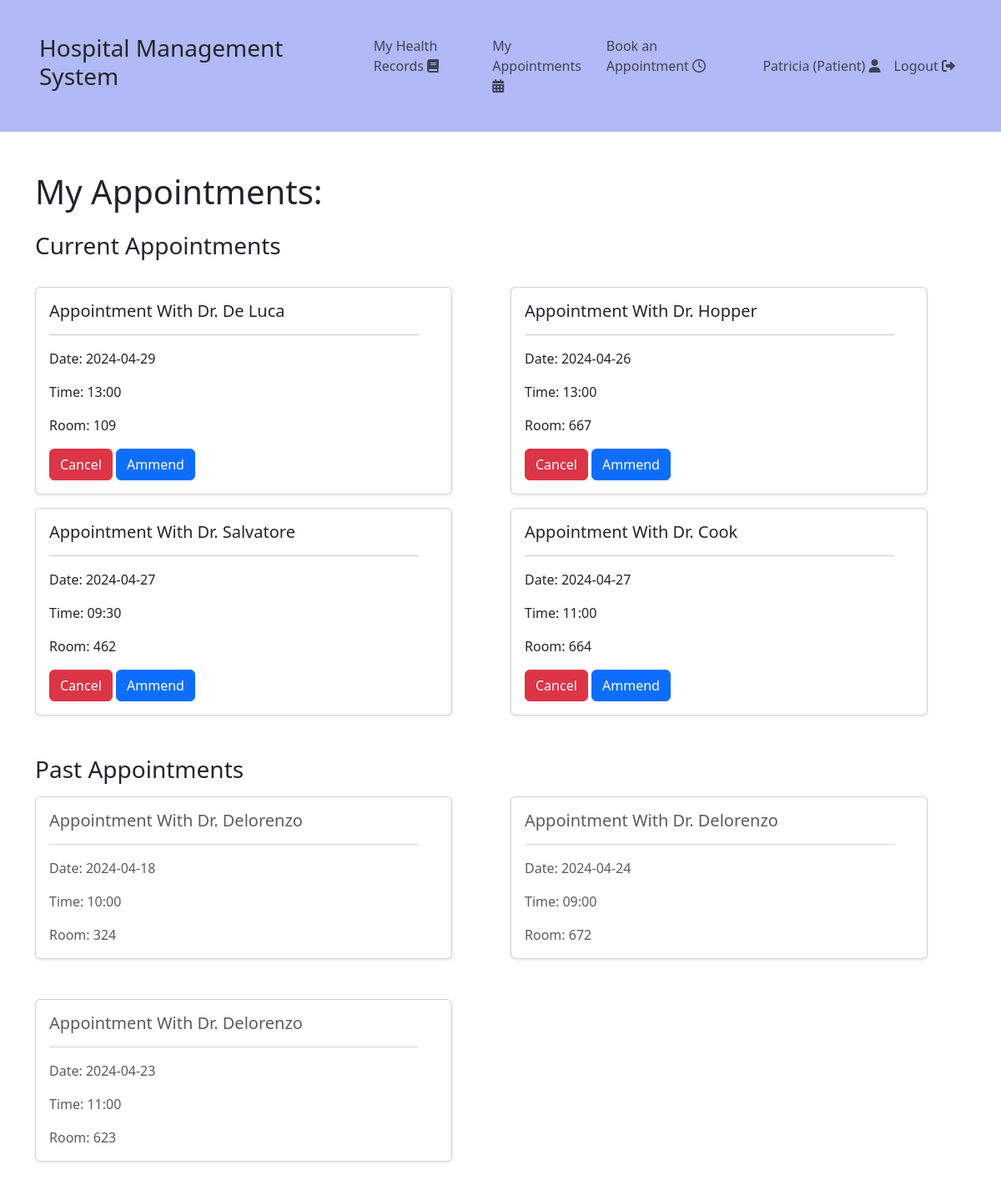
The page /myAppointments.php (signed in) on the database its author committed.
### tables this page shows
CREATE TABLE "appointment" (
    "appointmentID" INTEGER PRIMARY KEY AUTOINCREMENT,
    "patientID" INTEGER NOT NULL,
    "appointmentDate" TEXT NOT NULL,
    "appointmentTime" TEXT NOT NULL,
    "docLastName" TEXT NOT NULL,
    "roomNum" INTEGER NOT NULL
, isCheckedIn BOOLEAN NOT NULL DEFAULT 0);

### myAppointments.php (the view, shortened to what this page needs)
<?php
include_once 'db_conn.php';
$patientID = $_SESSION['patientID'];
$stmt_current = $db->prepare("SELECT * FROM appointment WHERE patientID = ? AND appointmentDate >= date('now')");
$stmt_current->bindValue(1, $patientID, SQLITE3_INTEGER);
$result_current = $stmt_current->execute();
$stmt_past = $db->prepare("SELECT * FROM appointment WHERE patientID = ? AND appointmentDate < date('now')");
$stmt_past->bindValue(1, $patientID, SQLITE3_INTEGER);
$result_past = $stmt_past->execute();
?>
<!DOCTYPE html>
<html lang="en">
<head>
    <link href="https://cdn.jsdelivr.net/npm/bootstrap@5.3.2/dist/css/bootstrap.min.css" rel="stylesheet">
    <link rel="stylesheet" href="https://cdnjs.cloudflare.com/ajax/libs/font-awesome/6.0.0-beta3/css/all.min.css">
</head>
<body>
    <?php include_once 'navbars/patientNav.php'; ?>
    <div class="container">
        <h1 class="mt-5" style='font-weight: 100;'>My Appointments:</h1>
        <h3 class="mt-4" style='font-weight: 100;'>Current Appointments</h3>
        <div class="row mt-3">
            <?php
            if ($result_current) {
                while ($row = $result_current->fetchArray(SQLITE3_ASSOC)) {
            ?>
                    <div class="col-md-6">
                        <div class="card shadow-sm mt-3">
                            <div class="card-body">
                                <h5 class="card-title">Appointment With Dr. <?php echo $row['docLastName'] ?></h5>
                                <hr style='width: 95%;'>
                                <p class="card-text">Date: <?php echo $row['appointmentDate']; ?></p>
                                <p class="card-text">Time: <?php echo $row['appointmentTime']; ?></p>
                                <p class="card-text">Room: <?php echo $row['roomNum']; ?></p>
                                <a href="delete.php?appointmentID=<?php echo $row['appointmentID']; ?>" class="btn btn-danger" onclick='return confirm("Are you sure you want to delete this record?")'>Cancel</a>
                                <a href="updateAppoint.php?appointmentID=<?php echo $row['appointmentID']; ?>" class="btn btn-primary">Ammend</a>
                            </div>
                        </div>
                    </div>
            <?php
                }
            } else {
                echo 'No current appointments found.';
            }
            ?>
        </div>
        <h3 class="mt-5" style='font-weight: 100;'>Past Appointments</h3>
        <div class="row mt-3">
            <?php
            if ($result_past) {
                while ($row = $result_past->fetchArray(SQLITE3_ASSOC)) {
            ?>
                    <div class="col-md-6">
                        <div class="card shadow-sm text-muted mb-5">
                            <div class="card-body">
                                <h5 class="card-title">Appointment With Dr. <?php echo $row['docLastName'] ?></h5>
                                <hr style='width: 95%;'>
                                <p class="card-text">Date: <?php echo $row['appointmentDate']; ?></p>
                                <p class="card-text">Time: <?php echo $row['appointmentTime']; ?></p>
                                <p class="card-text">Room: <?php echo $row['roomNum']; ?></p>
                            </div>
                        </div>
                    </div>
            <?php
                }
            } else {
                echo 'No past appointments found.';
            }
            ?>
        </div>
    </div>
</body>
</html>

### myAppointments.php (style rules this page uses)
.card { max-width: 500px; }

### rows shown on the page
appointment: docLastName "De Luca", appointmentDate "2024-04-29", appointmentTime "13:00", roomNum "109"
appointment: docLastName "Hopper", appointmentDate "2024-04-26", appointmentTime "13:00", roomNum "667"
appointment: docLastName "Salvatore", appointmentDate "2024-04-27", appointmentTime "09:30", roomNum "462"
appointment: docLastName "Cook", appointmentDate "2024-04-27", appointmentTime "11:00", roomNum "664"
appointment: docLastName "Delorenzo", appointmentDate "2024-04-18", appointmentTime "10:00", roomNum "324"
appointment: docLastName "Delorenzo", appointmentDate "2024-04-24", appointmentTime "09:00", roomNum "672"
appointment: docLastName "Delorenzo", appointmentDate "2024-04-23", appointmentTime "11:00", roomNum "623"

### other values the page prints
$_SESSION['firstName'] "Patricia"
